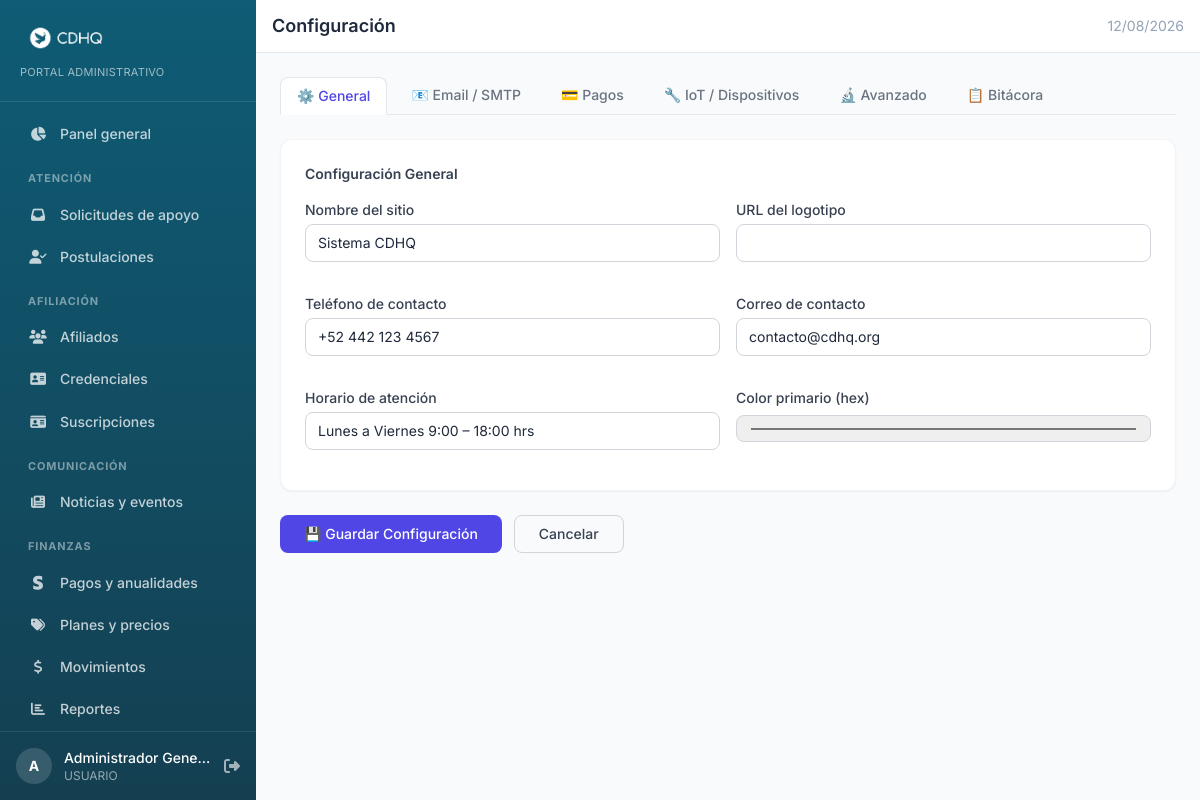
The app's page /config (signed in) with its own data.
### tables this page shows
CREATE TABLE IF NOT EXISTS `configurations` (
    `id`          INT UNSIGNED AUTO_INCREMENT PRIMARY KEY,
    `key`         VARCHAR(80)   NOT NULL UNIQUE,
    `value`       TEXT          NULL,
    `group`       VARCHAR(40)   NOT NULL DEFAULT 'general',
    `description` VARCHAR(255)  NULL,
    `created_at`  DATETIME      NOT NULL DEFAULT CURRENT_TIMESTAMP,
    `updated_at`  DATETIME      NOT NULL DEFAULT CURRENT_TIMESTAMP ON UPDATE CURRENT_TIMESTAMP
);

### core/Controller.php (called while the page is built, shortened)
<?php
abstract class Controller {
    protected string $viewPath;
    public function __construct() {
        $this->viewPath = VIEWS_PATH;
    }
    protected function view(string $view, array $data = []): void {
        $data['base_url']      = BASE_URL;
        $data['current_user']  = Auth::currentUser();
        $data['app_name']      = APP_NAME;
        extract($data, EXTR_SKIP);
        $viewFile = $this->viewPath . '/' . str_replace('.', '/', $view) . '.php';
        require $viewFile;
    }
}

### app/controllers/ConfigController.php (called while the page is built, shortened)
<?php
require_once CORE_PATH . '/Controller.php';
class ConfigController extends Controller {
    public function index(): void {
        $model  = new Config();
        $config = $model->getAll();
        $activityLog = Database::getInstance()->fetchAll(
            "SELECT al.*, u.name AS user_name
             FROM activity_log al
             LEFT JOIN users u ON u.id = al.user_id
             ORDER BY al.created_at DESC LIMIT 50"
        );
        $this->view('config/index', [
            'title'       => 'Configuración',
            'config'      => $config,
            'activityLog' => $activityLog,
        ]);
    }
}

### index.php (called while the page is built, shortened)
<?php
require_once __DIR__ . '/config/config.php';
require_once CORE_PATH . '/Database.php';
require_once CORE_PATH . '/Model.php';
require_once CORE_PATH . '/Controller.php';
require_once CORE_PATH . '/Router.php';
$router = new Router();
$router->get('login',         'AuthController', 'showLogin');
$router->post('login',        'AuthController', 'login');
$router->get('logout',        'AuthController', 'logout');
$router->get('dashboard',     'DashboardController', 'index');
$router->get('',                          'LandingController', 'index');
$router->get('index.html',                'LandingController', 'index');
$router->get('derechos.html',             'LandingController', 'derechos');
$router->get('servicios.html',            'LandingController', 'servicios');
$router->get('nosotros.html',             'LandingController', 'nosotros');
$router->get('contacto.html',             'LandingController', 'contacto');
$router->get('aviso-de-privacidad.html',  'LandingController', 'privacidad');
$router->get('cdhq.css',                  'LandingController', 'css');
$router->get('cdhq.js',                   'LandingController', 'js');
$router->get('verificar',                'CredentialsController', 'verifyForm');
$router->get('verificar/:token',         'CredentialsController', 'verify');
$router->get('verify/:token',            'CredentialsController', 'verify');
$router->get('requests',                 'RequestsController', 'index');
$router->get('requests/:id',             'RequestsController', 'show');
$router->post('requests/:id/assign',     'RequestsController', 'assign');
$router->post('requests/:id/status',     'RequestsController', 'changeStatus');
$router->post('requests/:id/note',       'RequestsController', 'addNote');
$router->get('applications',             'ApplicationsController', 'index');
$router->get('applications/:id',         'ApplicationsController', 'show');
$router->post('applications/:id/decide', 'ApplicationsController', 'decide');
$router->get('users',         'UsersController', 'index');
$router->get('users/create',  'UsersController', 'create');
$router->post('users/create', 'UsersController', 'store');
$router->get('users/:id/edit','UsersController', 'edit');
$router->post('users/:id/edit','UsersController','update');
$router->post('users/:id/toggle','UsersController','toggle');
$router->get('affiliates',               'AffiliatesController', 'index');
$router->get('affiliates/create',        'AffiliatesController', 'create');
$router->post('affiliates/create',       'AffiliatesController', 'store');
$router->get('affiliates/:id',           'AffiliatesController', 'show');
$router->get('affiliates/:id/edit',      'AffiliatesController', 'edit');
$router->post('affiliates/:id/edit',     'AffiliatesController', 'update');
$router->post('affiliates/:id/status',   'AffiliatesController', 'changeStatus');
$router->get('credentials',               'CredentialsController', 'index');
$router->get('credentials/:id',           'CredentialsController', 'show');
$router->post('credentials/:id/status',   'CredentialsController', 'changeStatus');
$router->get('plans',                    'PlansController', 'index');
$router->post('plans/create',            'PlansController', 'store');
$router->post('plans/:id/edit',          'PlansController', 'update');
$router->post('plans/:id/toggle',        'PlansController', 'toggle');
$router->get('orders',                   'OrdersController', 'index');
$router->get('subscriptions',            'SubscriptionsController', 'index');
$router->get('subscriptions/create',     'SubscriptionsController', 'create');
$router->post('subscriptions/create',    'SubscriptionsController', 'store');
$router->get('financial',                'FinancialController', 'index');
$router->get('financial/create',         'FinancialController', 'create');
$router->post('financial/create',        'FinancialController', 'store');
$router->get('content',                   'ContentController', 'index');
$router->get('content/create',            'ContentController', 'create');
$router->post('content/create',           'ContentController', 'store');
$router->get('content/:id/edit',          'ContentController', 'edit');
$router->post('content/:id/edit',         'ContentController', 'update');
$router->post('content/:id/status',       'ContentController', 'changeStatus');
$router->post('content/:id/featured',     'ContentController', 'toggleFeatured');
$router->post('content/:id/image/delete', 'ContentController', 'removeImage');
$router->post('content/:id/archive',      'ContentController', 'archive');
$router->get('notifications',             'NotificationsController', 'index');
$router->post('notifications/preview',    'NotificationsController', 'preview');
$router->post('notifications/send',       'NotificationsController', 'send');
$router->get('reports',                  'ReportsController', 'index');
$router->get('audit',                    'AuditController', 'index');
$router->get('config',                   'ConfigController', 'index');
$router->post('config',                  'ConfigController', 'update');
if (isset($_GET['r']) && $_GET['r'] !== '') {
    $url = (string) $_GET['r'];
} elseif (!empty($_SERVER['PATH_INFO'])) {
    $url = (string) $_SERVER['PATH_INFO'];
} else {
    $url = parse_url($_SERVER['REQUEST_URI'] ?? '/', PHP_URL_PATH) ?? '/';
    $url = ltrim($url, '/');
}
$router->dispatch(trim($url, '/'));

### core/Database.php (called while the page is built, shortened)
<?php
class Database {
    private static ?Database $instance = null;
    private PDO $pdo;
    private function __construct() {
        $dsn = sprintf(
            'mysql:host=%s;dbname=%s;charset=%s',
            DB_HOST, DB_NAME, DB_CHARSET
        );
        $options = [
            PDO::ATTR_ERRMODE            => PDO::ERRMODE_EXCEPTION,
            PDO::ATTR_DEFAULT_FETCH_MODE => PDO::FETCH_ASSOC,
            PDO::ATTR_EMULATE_PREPARES   => false,
            PDO::MYSQL_ATTR_INIT_COMMAND => "SET NAMES utf8mb4 COLLATE utf8mb4_unicode_ci",
        ];
        $this->pdo = new PDO($dsn, DB_USER, DB_PASS, $options);
    }
    public static function getInstance(): Database {
        if (self::$instance === null) {
            self::$instance = new self();
        }
        return self::$instance;
    }
    public function query(string $sql, array $params = []): PDOStatement {
        $stmt = $this->pdo->prepare($sql);
        $stmt->execute($params);
        return $stmt;
    }
    public function fetchAll(string $sql, array $params = []): array {
        return $this->query($sql, $params)->fetchAll();
    }
}

### core/Model.php (called while the page is built, shortened)
<?php
abstract class Model {
    protected Database $db;
    public function __construct() {
        $this->db = Database::getInstance();
    }
    protected function query(string $sql, array $params = []): array {
        return $this->db->fetchAll($sql, $params);
    }
}

### app/models/Config.php (called while the page is built, shortened)
<?php
require_once CORE_PATH . '/Model.php';
class Config extends Model {
    public function getAll(): array {
        $rows = $this->query(
            "SELECT `key`, value, `group`, description FROM configurations ORDER BY `group`, `key`"
        );
        $result = [];
        foreach ($rows as $row) {
            $result[$row['group']][$row['key']] = $row;
        }
        return $result;
    }
}

### app/views/config/index.php (the view, shortened to what this page needs)
<?php require VIEWS_PATH . '/layout/header.php'; ?>
<?php require VIEWS_PATH . '/layout/navbar.php'; ?>
<div class="flex flex-wrap gap-2 mb-6 border-b border-gray-200 pb-0">
    <?php
    $tabs = [
        'general'  => '⚙️ General',
        'email'    => '📧 Email / SMTP',
        'payments' => '💳 Pagos',
        'iot'      => '🔧 IoT / Dispositivos',
        'advanced' => '🔬 Avanzado',
        'logs'     => '📋 Bitácora',
    ];
    $activeTab = $_GET['tab'] ?? 'general';
    foreach ($tabs as $key => $label):
    ?>
    <a href="?tab=<?= $key ?>"
       class="px-4 py-2 text-sm font-medium rounded-t-lg transition-colors -mb-px
              <?= $activeTab === $key ? 'bg-white border border-b-white border-gray-200 text-indigo-600' : 'text-gray-500 hover:text-gray-700' ?>">
        <?= $label ?>
    </a>
    <?php endforeach; ?>
</div>
<form method="POST" action="<?= $base_url ?>/config">
<?php
function configField(string $key, string $label, array $allConfig, string $type = 'text', bool $required = false): void {
    $groups = array_merge(...array_values($allConfig));
    $val = $groups[$key]['value'] ?? '';
    $id  = htmlspecialchars($key);
    $v   = htmlspecialchars((string)$val);
    $req = $required ? 'required' : '';
    $inputClass = 'w-full px-3 py-2 border border-gray-300 rounded-lg text-sm focus:ring-2 focus:ring-indigo-500 outline-none';
    echo "<div class='mb-4'>
        <label for='{$id}' class='block text-sm font-medium text-gray-700 mb-1'>{$label}</label>
        <input type='{$type}' id='{$id}' name='{$id}' value='{$v}' {$req} class='{$inputClass}'>
    </div>";
}
?>
<?php if ($activeTab === 'general'): ?>
<div class="bg-white rounded-xl shadow-sm border border-gray-100 p-6">
    <h3 class="text-sm font-semibold text-gray-700 mb-4">Configuración General</h3>
    <div class="grid grid-cols-1 sm:grid-cols-2 gap-4">
        <?php configField('site_name',    'Nombre del sitio',      $config) ?>
    </div>
</div>
<?php endif; ?>
<?php if ($activeTab !== 'logs'): ?>
<div class="mt-6 flex gap-3">
    <button type="submit" class="bg-indigo-600 hover:bg-indigo-700 text-white font-medium px-6 py-2 rounded-lg text-sm transition-colors">
        💾 Guardar Configuración
    </button>
    <a href="<?= $base_url ?>/config?tab=<?= htmlspecialchars($activeTab) ?>"
       class="border border-gray-300 hover:bg-gray-50 text-gray-700 font-medium px-6 py-2 rounded-lg text-sm transition-colors">
        Cancelar
    </a>
</div>
<?php endif; ?>
</form>
<?php require VIEWS_PATH . '/layout/footer.php'; ?>

### core/Router.php (shortened to what this page needs)
<?php
class Router {
    private array $routes = [];
    public function add(string $method, string $pattern, string $controller, string $action): void {
        $this->routes[] = compact('method', 'pattern', 'controller', 'action');
    }
    public function dispatch(string $url): void {
        $requestMethod = $_SERVER['REQUEST_METHOD'] ?? 'GET';
        $url = trim($url, '/');
        foreach ($this->routes as $route) {
            if (strtoupper($route['method']) !== strtoupper($requestMethod)) {
                continue;
            }
            $pattern = $this->buildPattern($route['pattern']);
            if (preg_match($pattern, $url, $matches)) {
                array_shift($matches);
                $params = array_values(array_filter($matches, 'is_int', ARRAY_FILTER_USE_KEY));
                $this->invoke($route['controller'], $route['action'], $params);
                return;
            }
        }
    }
    private function buildPattern(string $pattern): string {
        $pattern = trim($pattern, '/');
        $pattern = preg_replace('/:([a-zA-Z_]+)/', '(?P<$1>[^/]+)', $pattern);
        return '#^' . $pattern . '$#';
    }
    private function invoke(string $controllerName, string $action, array $params): void {
        $controller = new $controllerName();
        call_user_func_array([$controller, $action], $params);
    }
}

### app/views/layout/header.php (style rules this page uses)
* { font-family: 'Inter', sans-serif; }

### records on screen
configurations: site_name "Sistema CDHQ"
configurations: contact_phone "+52 442 123 4567"
configurations: contact_email "contacto@cdhq.org"
configurations: office_hours "Lunes a Viernes 9:00 – 18:00 hrs"
configurations: primary_color "#4f46e5"

### other values on screen
$label "Panel general Solicitudes de apoyo Postulaciones Afiliados Credenciales Suscripciones Noticias y eventos Pagos y anualidades Planes y precios Movimientos Reportes"
$label "⚙️ General"
$label "📧 Email / SMTP"
$label "💳 Pagos"
$label "🔧 IoT / Dispositivos"
$label "🔬 Avanzado"
$label "📋 Bitácora"
$label "Nombre del sitio URL del logotipo Teléfono de contacto Correo de contacto Horario de atención Color primario (hex)"
